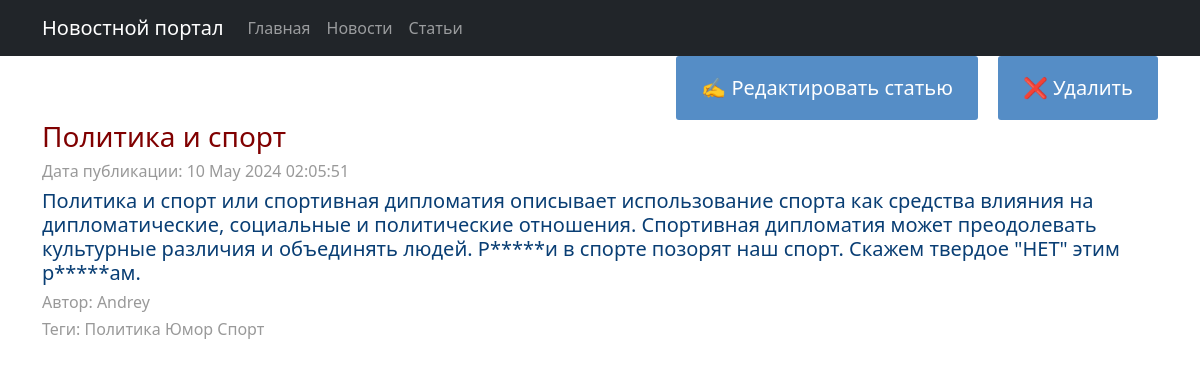
/articles/1, run on the app's committed database.
### news/models.py (models this page shows, shortened)
class Post(models.Model):
    categor = [
        ('AR', 'Статья'),
        ('NE', 'Новость'),
    ]
    type = models.CharField(max_length=8, choices=categor, default='AR')
    user = models.ForeignKey(Author, on_delete=models.CASCADE, related_name='post')
    category = models.ManyToManyField(Category, through='PostCategory')
    date = models.DateTimeField(auto_now_add=True)
    title = models.CharField(max_length=256)
    text = models.TextField()
    rating = models.SmallIntegerField(default=0)

class Author(models.Model):
    user = models.OneToOneField(User, on_delete=models.CASCADE)
    rating = models.SmallIntegerField(default=0)

class Category(models.Model):
    category = models.CharField(max_length=100, default='article', unique=True)

### news/views.py (the view)
# urls.py: path('articles/<int:pk>', ArticleDetail.as_view(), name='article_detail'),
class ArticleDetail(DetailView):
    model = Post
    template_name = 'article.html'
    context_object_name = 'article'
    def get_context_data(self, **kwargs):
        context = super().get_context_data(**kwargs)
        context['tag'] = Post.category
        return context

### news/templatetags/custom_filters.py (called while the page is built)
@register.filter()
def censor(value):
    list_crensor = ['редиск', 'дурак', 'дурынд']
    for word in list_crensor:
        if word in value.lower():
            value = value.replace(word[1:], (len(word) - 1) * '*')
    return value

### templates/article.html (shortened to what this page needs)
{% extends 'flatpages/default.html' %}
{%load custom_filters %}
{% block content %}
<div class="flex-container">
    <a href="{% url 'article_edit' pk=object.pk %}" class="btn">✍️ Редактировать статью</a>
    <a href="{% url 'article_delete' pk=object.pk %}" class="btn">❌ Удалить</a>
</div>
{% if article %}
<h3 style="text-align: left;"><span
        style="color: #800000;">{{ article.title }}</span></h3>
<h6 style="text-align: left;"><span
        style="color: #999999;">Дата публикации: {{ article.date|date:'d M Y h:m:s' }}</span></h6>
<h5 style="text-align: left;">{{ article.text|censor }}</h5>
<h6 style="text-align: left;"><span
        style="color: #999999;">Автор: {{ article.user.user }}</span></h6>
<h6 style="text-align: left;"><span
        style="color: #999999;">Теги:
    {% for cat in article.category.all %}
    {{ cat.category }}
    {% endfor %} </span></h6>
{% endif %}
{% endblock content %}

### templates/flatpages/default.html (style rules this page uses)
.btn { display: inline-block; background: #558DC6; color: #fff; padding: 1rem 1.5rem; text-decoration: none; border-radius: 3px; font-size: 20px; }
.flex-container { display: flex; justify-content: flex-end; align-items: flex-start; grid-template-columns: repeat(n, 1fr); gap: 10px;  }

### data on the page
Post: title "Политика и спорт", date "10 May 2024 02:05:51", text|censor "Политика и спорт или спортивная дипломатия описывает использование спорта как средства влияния на дипломатические, социальные и политические отношения. Спортивная дипломатия может преодолевать культурные различия и объединять людей. Р*****и в спорте позорят наш спорт. Скажем твердое \"НЕТ\" этим р*****ам.", user.user "Andrey"
Category: category "Политика"
Category: category "Юмор"
Category: category "Спорт"
